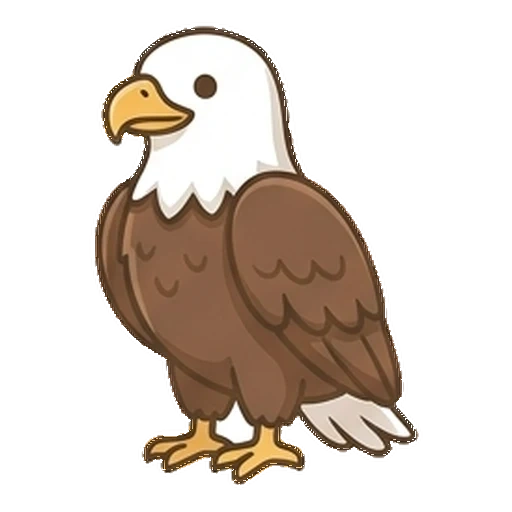
#> input picture 007/pics/doksuri.webp, 512 x 512 px
$ python clean-edges.py ../007/pics/doksuri.webp
#> lines starting #> are read from the running program, lines starting #| are printed output that depends on the picture; after the words box and inside, x2 and y2 are one past the last pixel; in counts of white or black regions, pixels touching at a corner belong together
#!/usr/bin/env python3
"""그림 가장자리 정리 — 흰 바탕에 그린 그림(동물·소품)을 투명 배경으로 매끈하게.

    python3 tools/clean-edges.py 그림.webp [그림2.webp ...]           # 흰 바탕을 막 지운 그림을 그 자리에서 정리
    python3 tools/clean-edges.py --from a555b70^ 그림.webp ...        # git의 그 판(정리 전 원본)에서 다시 만들어 그 자리에 씀
    python3 tools/clean-edges.py --check 그림.webp ...                # 고치지 않고 '어두운 배경에서 보이는 흰 점' 수만

왜(2026-10-31 다시 씀):
  흰 바탕을 지우면 윤곽선 바깥의 '선과 흰 바탕이 섞인 점'(회색·연한 갈색)이 불투명하게 남아,
  어두운 배경 위에서 윤곽선 둘레에 흰 점이 톡톡 보인다. 예전 방법(밝은 점을 지움)은 점을 통째로 지워
  가장자리가 계단처럼 거칠어지고, 지우다 남은 점이 그대로 보였다.
어떻게:
  1. 원래 흰 바탕 위 모습으로 되돌린다(반투명 점도 흰 바탕과 섞어 봄).
  2. 바깥과 이어진 '거의 흰' 점, 그림 안에 갇힌 흰 바탕(다리 사이·가지 사이, 아래 HOLES)도 바깥으로.
  3. 가장자리 띠(바깥에서 윤곽선을 넘지 않고 5점 안)의 점마다 가까운 윤곽선 색 F를 찾고,
     '점 색 = F와 흰색을 섞은 것'으로 보고 섞인 비율을 불투명도로 삼는다(색은 F).
     → 흰 기운은 사라지고 윤곽선의 부드러운 가장자리는 그대로 남는다.
     F와 흰색을 섞은 색이 아닌 점(가는 다리의 밝은 줄, 분홍 촉수)과, 윤곽선보다 안쪽 점은 그림이므로 그대로.
  4. 윤곽선 없이 밝은 몸이 바로 바깥과 닿는 곳은 계단 없이 살짝 부드럽게, 외톨이 점은 지움.
  흰 털·흰 배·눈 흰자처럼 윤곽선 안의 흰색은 건드리지 않는다.
새 그림을 넣을 때: 이 도구로 정리 → 어두운 배경 위에서 확대해 보고, 다리·가지 사이에 흰 바탕이 갇혀 있으면
  그 자리 한 점을 HOLES에 적고 다시 돌린다. 풀·나무처럼 흰 곳이 전혀 없는 그림은 ALL_WHITE_IS_BG에 이름을 적는다.
"""
import sys, os, io, subprocess
import numpy as np
from PIL import Image

BAND = 5          # 바깥에서 이만큼(점) 안까지를 가장자리 띠로 봄
LINE_R = 5        # 이 반경 안에서 가장 어두운 점을 그 가장자리의 윤곽선으로 봄
MIX_TOL = 40      # 'F와 흰색을 섞은 색'에서 이만큼(0~255)까지 벗어나도 섞인 점으로 봄

# 그림 안에 갇힌 흰 바탕(이 점에서 이어진 흰 곳을 바깥으로) — 어두운 배경에 놓고 확대해 보며 고른 자리
HOLES = {
    '007/pics/chamsae.webp': [(286, 398)],
    '007/pics/doksuri.webp': [(235, 428)],
    '007/pics/goyangi.webp': [(198, 415)],
    '007/pics/kkachi.webp': [(305, 389)],
    '007/pics/saeu.webp': [(335, 269)],
    'media/animals/baengno.webp': [(222, 412)],
    'media/animals/bidulgi.webp': [(305, 427)],
    'media/animals/beol.webp': [(368, 287)],   # 2026-10-31 머리와 다리 사이
    'media/animals/bueongi.webp': [(255, 434)],
    'media/animals/jeongal.webp': [(191, 277), (182, 311)],
    'media/animals/ojingeo.webp': [(169, 359), (224, 402)],
    'media/animals/haepari.webp': [(177, 268), (265, 277)],
    'media/animals/sangmagyeou.webp': [(263, 423)],
    'media/animals/ttanggangaji.webp': [(109, 273)],
    'media/animals/bukgeukgom.webp': [(328, 367), (134, 373)],
    'media/habitats/props/acacia.webp': [(213, 175), (360, 153), (248, 170), (148, 161), (230, 159), (301, 170)],
    'media/habitats/props/coral.webp': [(310, 113), (261, 130), (360, 191)],
}
# 흰 곳이 전혀 없는 그림(풀·나무): 거의 흰 점은 모두 바탕
ALL_WHITE_IS_BG = {'grass', 'goldgrass', 'rice', 'reeds', 'seaweed', 'marsh', 'fern', 'bush', 'acacia', 'coral', 'lilypads',
    # 2026-10-31 새 소품(가지·잎·뿌리 사이에 흰 바탕이 갇힘)
    'agave', 'asters', 'bramble', 'branchpile', 'darkbush', 'dryreeds', 'evergreen', 'gnarlroot', 'iris', 'juniper', 'kelp',
    'leafpile', 'lotus', 'pinkbloom', 'pondweed', 'rootarch', 'rockarch', 'rootball', 'saltbush', 'seafan', 'sedge',
    'thornbush', 'tubecoral', 'tussock', 'twigbush', 'willow', 'anemone', 'mudbank', 'mudlog', 'sunkenlog', 'pebblemound'}

N4 = ((1, 0), (-1, 0), (0, 1), (0, -1))
N8 = N4 + ((1, 1), (1, -1), (-1, 1), (-1, -1))


def sh(m, dx, dy, fill):
    """m을 (dx,dy)만큼 민 것(밖은 fill)"""
    H, W = m.shape[:2]; o = np.full_like(m, fill)
    ys, yd = (slice(0, H - dy), slice(dy, H)) if dy >= 0 else (slice(-dy, H), slice(0, H + dy))
    xs, xd = (slice(0, W - dx), slice(dx, W)) if dx >= 0 else (slice(-dx, W), slice(0, W + dx))
    o[yd, xd] = m[ys, xs]; return o


def grow(seed, allowed):
    """seed에서 allowed 안으로 4방향으로 끝까지 번짐"""
    cur = seed.copy()
    while True:
        g = np.zeros_like(cur)
        for dx, dy in N4: g |= sh(cur, dx, dy, False)
        new = g & allowed & ~cur
        if not new.any(): return cur
        cur |= new


def key_of(path):
#> further down, src is the input picture: PIL image 512x512 RGBA; mean R, G, B, A 64.3, 53.8, 45.1, 90.6
    p = os.path.relpath(os.path.abspath(path), os.getcwd()).replace(os.sep, '/')
    return p


def matte(im, key=''):
    """RGBA 배열(흰 바탕을 지운 그림) → 정리한 RGBA 배열"""
#> called with key = '../007/pics/doksuri.webp'
    im = im.astype(float)
    a = im[..., 3:] / 255
    C = im[..., :3] * a + 255 * (1 - a)                 # 원래 흰 바탕 위 모습
    L = C @ [0.299, 0.587, 0.114]
    obj = im[..., 3] > 8
#> obj: shape (512, 512) bool; 35.8% white; 154 white regions (153 under 20 px), largest, box (x1, y1, x2, y2) and area: (94, 25, 419, 485) 93618
    white = (C.min(-1) > 238) & (np.ptp(C, -1) < 14)
#> white: shape (512, 512) bool; 70.3% white; 7 black regions (5 under 20 px), largest, box (x1, y1, x2, y2) and area: (95, 26, 419, 485) 77203, (192, 73, 218, 100) 559
    # 바깥과 이어진 거의 흰 점, 갇힌 흰 바탕
    bg = grow(~obj, obj & white)
#> the loop in grow, `while True:` made 2 passes
#> pass 1, in grow, `cur |= new`:
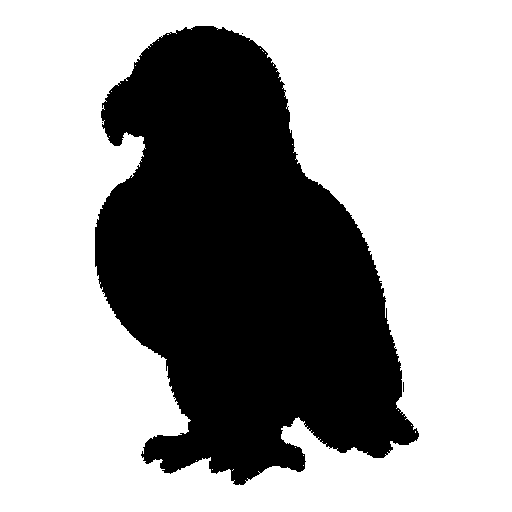
#> cur: shape (512, 512) bool; 64.3% white; 4 black regions (3 under 20 px), largest, box (x1, y1, x2, y2) and area: (95, 26, 419, 485) 93460
#> after the loop in grow, `while True:`:
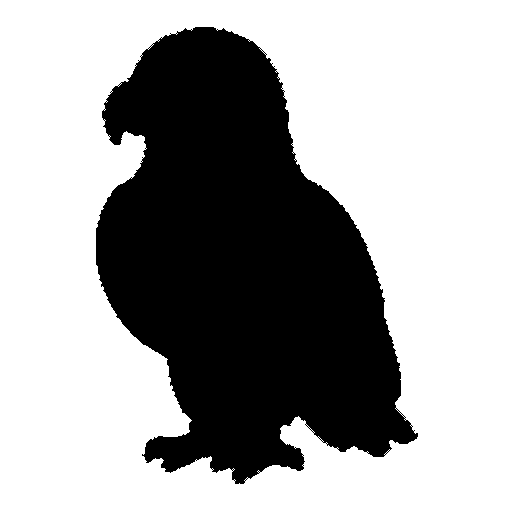
#> g: shape (512, 512) bool; 65% white; 1 black region, box (x1, y1, x2, y2) and area: (96, 27, 418, 484) 91664
    name = os.path.splitext(os.path.basename(key))[0]
    if name in ALL_WHITE_IS_BG:   # 풀 사이에 갇힌 바탕은 살짝 누렇게 바랜 것도 있음
        bg |= obj & (L > 232) & (np.ptp(C, -1) < 40)
    seeds = np.zeros_like(obj)
    for x, y in HOLES.get(key, []): seeds[y, x] = True
    if seeds.any():
        bg |= grow(seeds, obj & (C.min(-1) > 225) & (np.ptp(C, -1) < 25))
    obj &= ~bg
    # 바깥까지 거리 D(점, 9까지)
    D = np.where(obj, 9., 0.); reach = ~obj
    for k in range(1, 9):
        g = np.zeros_like(obj)
        for dx, dy in N8: g |= sh(reach, dx, dy, False)
        new = g & ~reach; D[new] = k; reach |= new
#> this loop made 8 passes
#> pass 1, in matte, `reach |= new`:
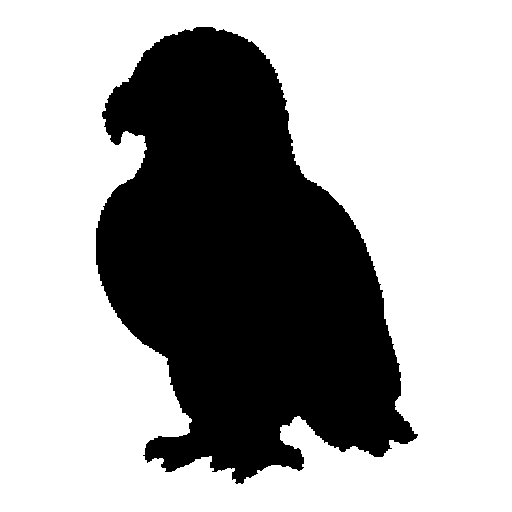
#> reach: shape (512, 512) bool; 65.3% white; 1 black region, box (x1, y1, x2, y2) and area: (96, 27, 418, 484) 90926
#> after the loop:
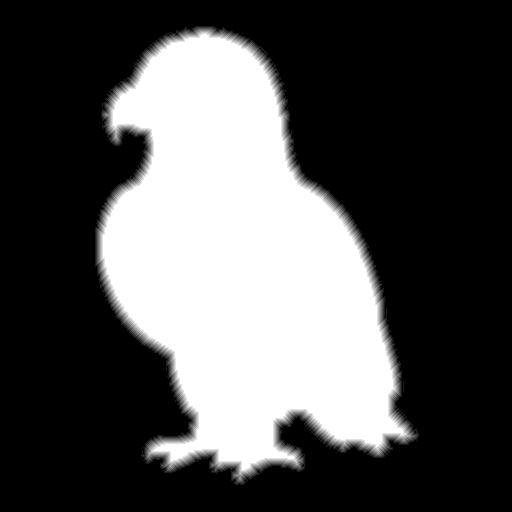
#> D: shape (512, 512) float64; min 0, max 9, mean 2.92; drawn with min black and max white
#> after the loop: g: shape (512, 512) bool; 70.5% white; 1 black region, box (x1, y1, x2, y2) and area: (103, 34, 403, 470) 77319
    # 가까운 곳에서 가장 어두운 불투명 점 = 그 가장자리의 윤곽선(색 F, 밝기 LF, 거리 DF)
    Lm = np.where(obj, L, 999.); LF = Lm.copy(); F = C.copy(); DF = D.copy()
    for r in range(1, LINE_R + 1):
        for dx in range(-r, r + 1):
            for dy in range(-r, r + 1):
                if max(abs(dx), abs(dy)) != r: continue
                l2 = sh(Lm, dx, dy, 999.)
                k = l2 < LF
                LF[k] = l2[k]; F[k] = sh(C, dx, dy, 255.)[k]; DF[k] = sh(D, dx, dy, 0.)[k]
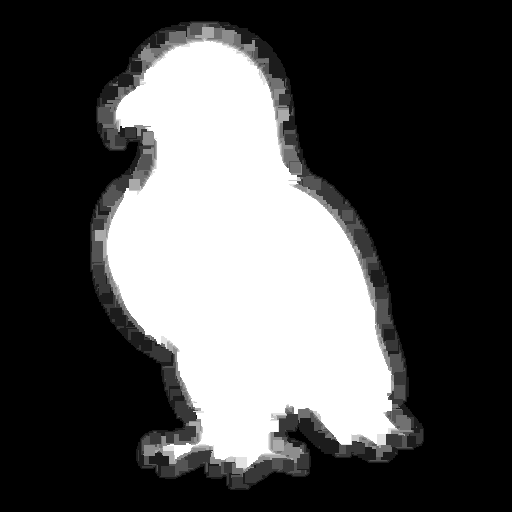
#> DF: shape (512, 512) float64; 10.95% of pixels changed, all inside (x1, y1, x2, y2) = (90, 21, 424, 490); drawn with min black and max white
    # 가장자리 띠: 바깥에서 윤곽선을 넘지 않고 BAND점 안
    passable = obj & (L > LF + 25)
#> passable: shape (512, 512) bool; 13.6% white; 188 white regions (147 under 20 px), largest, box (x1, y1, x2, y2) and area: (101, 26, 378, 356) 19335, (145, 360, 306, 485) 5806, (295, 392, 419, 458) 3560
    band = np.zeros_like(obj); front = ~obj
    for _ in range(BAND):
        g = np.zeros_like(obj)
        for dx, dy in N4: g |= sh(front, dx, dy, False)
        new = g & passable & ~band; band |= new; front = new
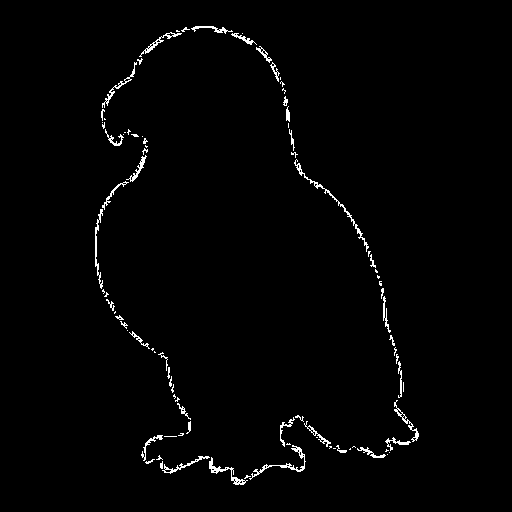
#> band: shape (512, 512) bool; 1.5% white in thin lines or dots, all inside (x1, y1, x2, y2) = (95, 26, 419, 485)
#> front: shape (512, 512) bool; 0.12% white in thin lines or dots, all inside (x1, y1, x2, y2) = (98, 30, 414, 481)
#> g: shape (512, 512) bool; 0.44% white in thin lines or dots, all inside (x1, y1, x2, y2) = (97, 29, 417, 483)
    t = np.clip((255 - L) / np.maximum(255 - LF, 1), 0, 1)   # F가 섞인 비율
    mix = t[..., None] * F + (1 - t[..., None]) * 255
    ok = band & (LF < 200) & (np.abs(C - mix).max(-1) < MIX_TOL) & (DF >= D)
    al = np.ones(L.shape); al[ok] = t[ok]; al[~obj] = 0
    al[al < 0.06] = 0
#> al: shape (512, 512) float64; min 0, max 1, mean 0.352
    rgb = C.copy(); rgb[ok] = F[ok]
#> after `rgb[ok] = F[ok]`: rgb: shape (512, 512, 3) float64; mean R, G, B 219, 208.9, 200.7
    # 윤곽선 없이 밝은 몸이 바로 바깥과 닿는 곳: 둘레 비율만큼 살짝 부드럽게
    on = (al > 0).astype(float); cnt = on.copy()
#> after `on = (al > 0).astype(float)`: on: shape (512, 512) float64; values 0 (black) and 1 (white), 35.6% white; 4 white regions (3 under 20 px), largest, box (x1, y1, x2, y2) and area: (95, 26, 419, 485) 93408
    for dx, dy in N8: cnt += sh(on, dx, dy, 0.)
    edge = (al > 0) & ~ok & (cnt < 9)
#> edge: shape (512, 512) bool; 0.22% white in thin lines or dots, all inside (x1, y1, x2, y2) = (99, 29, 416, 482)
    al[edge] = np.minimum(al[edge], (cnt[edge] + 1) / 10)
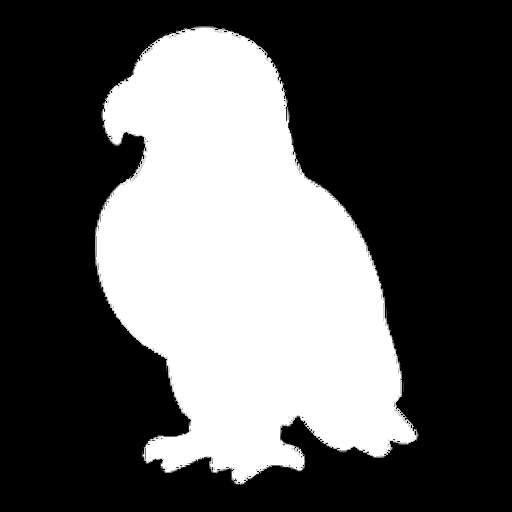
#> al: shape (512, 512) float64; min 0, max 1, mean 0.351
    # 외톨이 점
    nb = np.zeros(L.shape)
    for dx, dy in N8: nb += sh(al, dx, dy, 0.)
    al[(nb < 1.0) & (al < 0.9)] = 0
    rgb[al == 0] = 0
    return np.dstack([rgb, al * 255]).round().clip(0, 255).astype(np.uint8)


def light_rim(arr):
    """어두운 배경에 놓았을 때 둘레에서 보이는 흰 점 수(가까운 윤곽선보다 훨씬 밝은 가장자리 점)"""
    im = arr.astype(float); a = im[..., 3] / 255; L = im[..., :3] @ [0.299, 0.587, 0.114]
    tr = a < 0.03; nt = np.zeros_like(tr)
    for dx, dy in N8: nt |= sh(tr, dx, dy, False)
    m = np.where(a > 0.9, L, 999.); b = m.copy()
    for dx in range(-3, 4):
        for dy in range(-3, 4): b = np.minimum(b, sh(m, dx, dy, 999.))
    return int(((~tr) & nt & (L * a > 140) & (L - b > 80)).sum())


if __name__ == '__main__':
    args = sys.argv[1:]; rev = None; check = False
    if '--check' in args: check = True; args.remove('--check')
    if '--from' in args:
        i = args.index('--from'); rev = args[i + 1]; del args[i:i + 2]
    for p in args:
        if check:
            print(p, '보이는 흰 점', light_rim(np.array(Image.open(p).convert('RGBA')))); continue
        key = key_of(p)
        if rev:
            data = subprocess.run(['git', 'show', f'{rev}:{key}'], capture_output=True, check=True).stdout
            src = Image.open(io.BytesIO(data))
        else:
            src = Image.open(p)
        out = matte(np.array(src.convert('RGBA')), key)
        Image.fromarray(out, 'RGBA').save(p, 'WEBP', quality=95, alpha_quality=100, method=6)
        print(p, '정리함 · 보이는 흰 점', light_rim(out))
#| ../007/pics/doksuri.webp 정리함 · 보이는 흰 점 38

$ run again, with 007/pics/aiseukeurim.webp copied over 007/pics/doksuri.webp
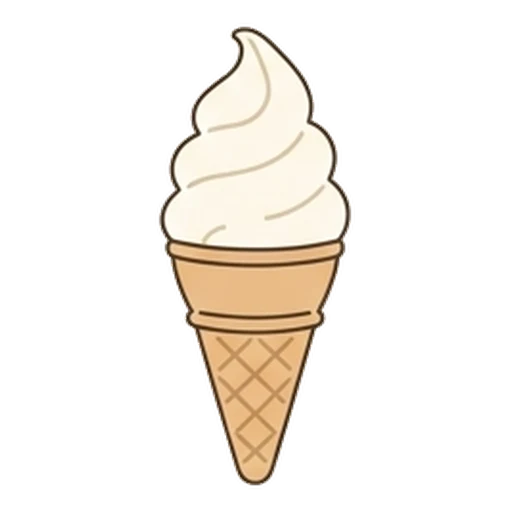
#> input picture 007/pics/aiseukeurim.webp, 512 x 512 px
#> src is the input picture: PIL image 512x512 RGBA; mean R, G, B, A 51.1, 46.3, 40.1, 51.9
#> white: shape (512, 512) bool; 79.7% white; 2 black regions (1 under 20 px), largest, box (x1, y1, x2, y2) and area: (159, 26, 351, 486) 53223
#> the loop in grow, `while True:` made 3 passes
#> pass 1, in grow, `cur |= new`:
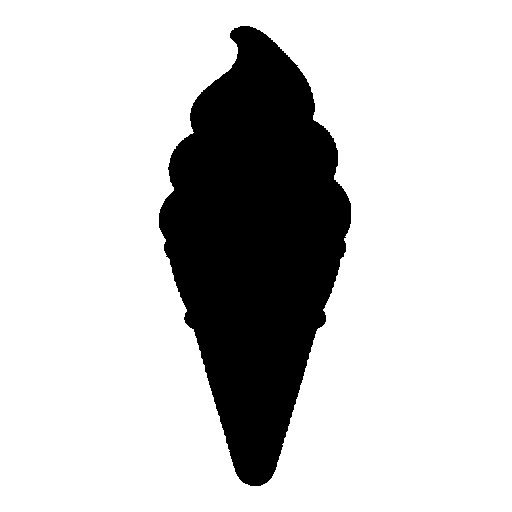
#> cur: shape (512, 512) bool; 79.5% white; 1 black region, box (x1, y1, x2, y2) and area: (159, 26, 351, 486) 53711
#> passable: shape (512, 512) bool; 10.6% white; 3 white regions, box (x1, y1, x2, y2) and area: (159, 26, 351, 486) 26940, (239, 378, 272, 410) 482, (238, 417, 271, 448) 465
#> ok: shape (512, 512) bool; 1.2% white in thin lines or dots, all inside (x1, y1, x2, y2) = (159, 26, 351, 486)
#> in matte, `rgb[ok] = F[ok]`:
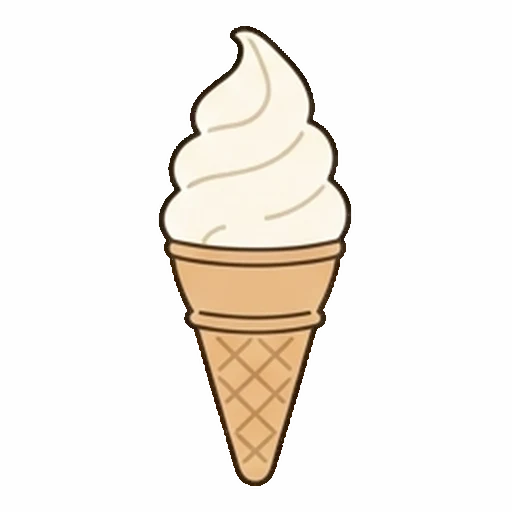
#> rgb: shape (512, 512, 3) float64; mean R, G, B 246.7, 241.9, 235.8; drawn with min black and max white
#> on: shape (512, 512) float64; values 0 (black) and 1 (white), 20.5% white; 1 white region, box (x1, y1, x2, y2) and area: (159, 26, 351, 486) 53656
#> edge: shape (512, 512) bool; every value is 0
#| ../007/pics/doksuri.webp 정리함 · 보이는 흰 점 0

$ run again, with 007/pics/anjeonmo.webp copied over 007/pics/doksuri.webp
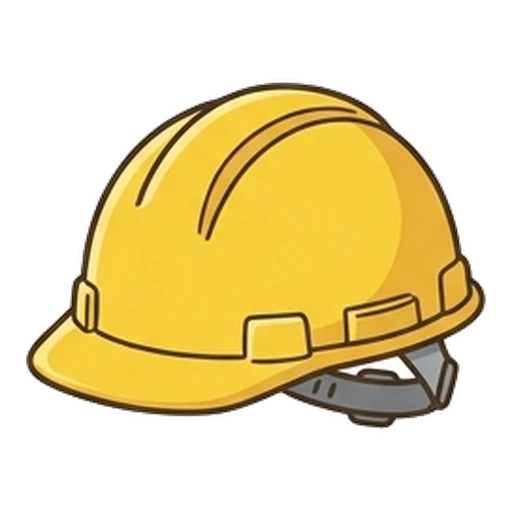
#> input picture 007/pics/anjeonmo.webp, 512 x 512 px
#> src is the input picture: PIL image 512x512 RGBA; mean R, G, B, A 99.1, 83.3, 35.4, 110.5
#> white: shape (512, 512) bool; 56.6% white; 1 black region, box (x1, y1, x2, y2) and area: (26, 82, 486, 429) 113661
#> passable: shape (512, 512) bool; 15.7% white; 30 white regions (28 under 20 px), largest, box (x1, y1, x2, y2) and area: (26, 82, 486, 429) 41038, (319, 321, 333, 326) 43
#> ok: shape (512, 512) bool; 1.3% white in thin lines or dots, all inside (x1, y1, x2, y2) = (26, 82, 486, 429)
#> in matte, `rgb[ok] = F[ok]`:
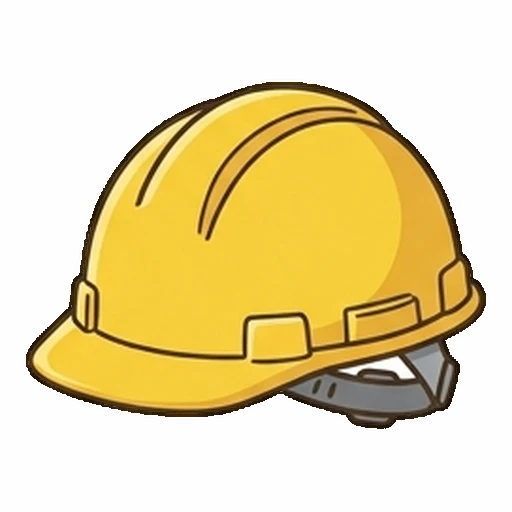
#> rgb: shape (512, 512, 3) float64; mean R, G, B 234.9, 219.2, 171.5; drawn with min black and max white
#> on: shape (512, 512) float64; values 0 (black) and 1 (white), 43.5% white; 1 white region, box (x1, y1, x2, y2) and area: (26, 82, 486, 429) 114052
#> edge: shape (512, 512) bool; every value is 0
#| ../007/pics/doksuri.webp 정리함 · 보이는 흰 점 0
